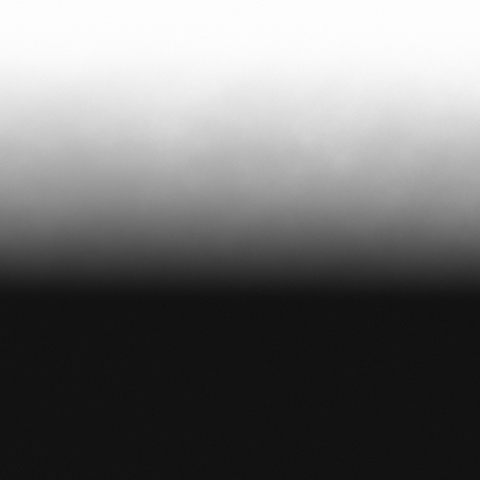
%> input picture images/white.jpeg, 480 x 480 px
$ octave progress_07_05_18.m   (GNU Octave 9; MATLAB toolbox functions it lacks are replaced by stand-ins)
%> lines starting %> are read from the running program, lines starting %| are printed output that depends on the picture; in (x1, y1, x2, y2) boxes, pixels count from 0 and x2, y2 are one past the last pixel; in counts of white or black regions, pixels touching at a corner belong together; the program's own positions count from 1
%uiopen('/Users/vamshi/Desktop/3b experiment/white.jpeg',1)
%liver =double(imread('white.jpeg'));
white = imread('white.jpeg');
%> white is the input picture: size 480x480x3 uint8; mean R, G, B 113.8, 113.8, 113.8
white = im2bw(white);
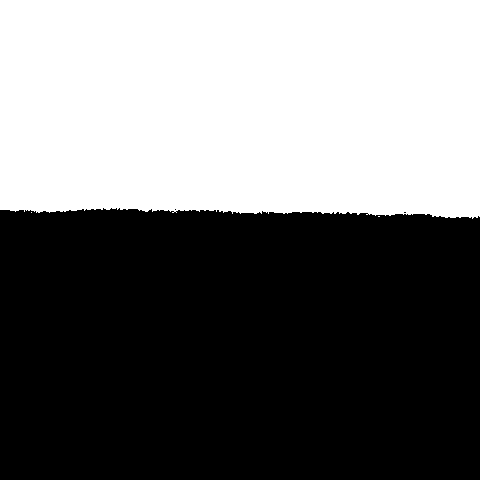
%> white: size 480x480 logical; 44.3% white; 3 white regions (2 under 20 px), largest, box (x1, y1, x2, y2) and area: (0, 0, 480, 219) 101961
white = uint8(white);
white = white.*255
%white =rgb2gray(white);
siz = size(white)
%> siz = [480 480]
x = siz(1);
%> x = 480
y = siz(2);
%> y = 480
tot = x*y;
%> tot = 230400
xx = x.*rand(30,1);
yy = y.*rand(30,1);
imshow(white)
hold on
voronoi(yy,xx)
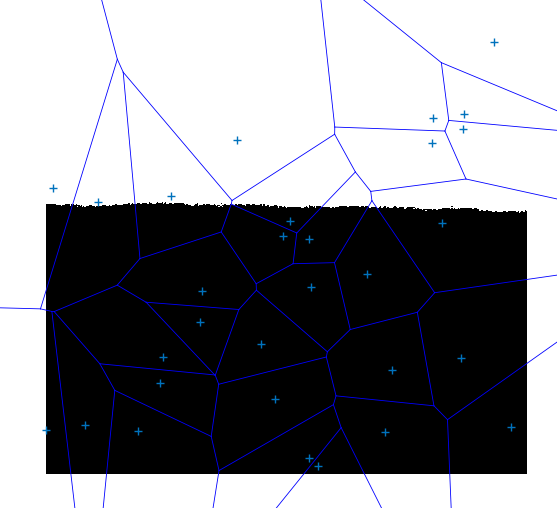
%> figure redrawn from the program's plot data
for i = 2
    xx(:,i) = yy(:,i-1);
end

sp = xx;

[v,c] = voronoin([xx]);


for iter = 1:3
    cell_iter = length(c);
    for cc = 1:cell_iter
        skip_loop = false;
        for i = 1:length(c{cc})
                m = c{cc}(1,i);
                vx(i) = v(m,1);
                vy(i) = v(m,2);
                if isinf(vx(i))
                    fprintf("inf encountered")
                    skip_loop = true;
                    continue
                end
        end
        if skip_loop
            continue
        end

        white(white == 0) = 1;
        BW = roipoly(white,vx,vy);
        Inew = white.*uint8(BW);
        totpixelsinroi_logic = Inew > 0;

        totalnumberOfPixels = sum(totpixelsinroi_logic(:))
%         neww = Inew <=200;
%         noofpixelsless = sum(neww(:))

        totalnumberofwhitepixinroi_logic = Inew >200;
        noofpixelsgreater = sum(totalnumberofwhitepixinroi_logic(:))

        %percentageles = (noofpixelsless/numberOfPixels)*100

        percentagegreater = (noofpixelsgreater/totalnumberOfPixels)*100


        if percentagegreater > 90
            fprintf('outercell')
            x= 'outercell';
        elseif  percentagegreater < 1
            fprintf('innercell')
            x = 'innercell';
        elseif isnan(percentagegreater)
            x = 'Nan';
        else
            fprintf('bordercell')
            x = 'bordercell';
        end

% [15 lines of commented-out code are left out]
        if isequal(x ,'bordercell')
            len_c = length(c{1})
            for ii = 1:len_c-1
                jj = ii+1;
                mx(ii) = (vx(ii)+vx(jj))/2;
                my(ii) = (vy(ii)+vy(jj))/2;
            end
            mx(jj) = (vx(jj)+vx(1))/2;
            my(jj) = (vy(jj)+vy(1))/2;

            mm = [mx; my]';
            sp = [sp;mm];
        end
    end
    clear v c
%> (the run ends here)
